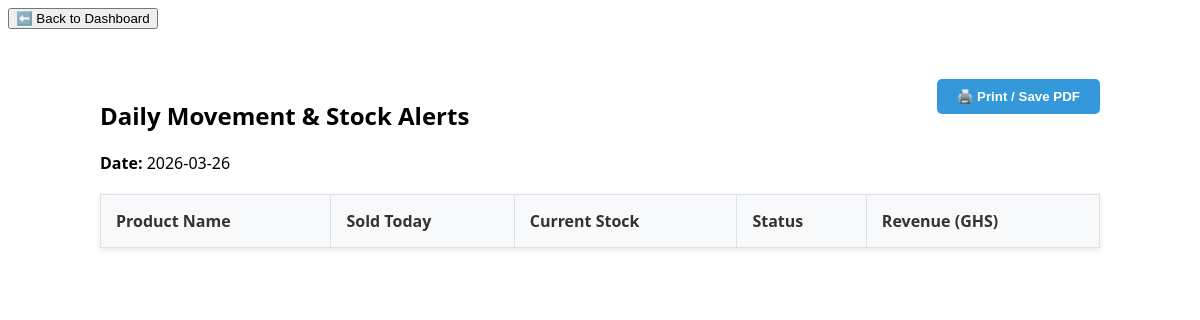
/reports/daily_items (signed in), run on an earlier commit of the app's database.
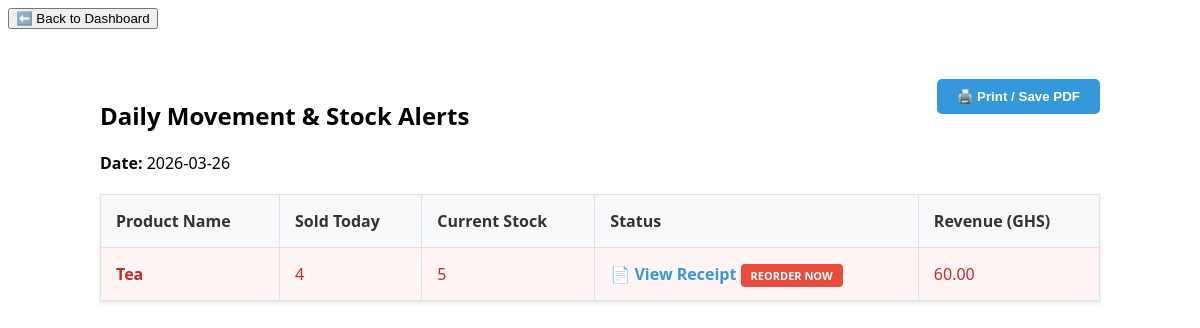
And on a later commit of the database.
### tables this page shows
CREATE TABLE products (
            id INTEGER PRIMARY KEY AUTOINCREMENT, 
            name TEXT NOT NULL,
            category TEXT DEFAULT 'General', 
            sell_price REAL NOT NULL, 
            quantity INTEGER NOT NULL CHECK(quantity >= 0),
            is_active INTEGER DEFAULT 1,
            min_stock_level INTEGER DEFAULT 5,
            date_added DATETIME DEFAULT (strftime('%Y-%m-%d %H:%M:%S', 'now')));

### app.py (the view)
@app.route('/reports/daily_items')
@admin_required
def daily_items_report():
    target_date = request.args.get('date', datetime.utcnow().strftime('%Y-%m-%d'))
    db = get_db()
    report_data = db.execute('''
        SELECT
            p.name,
            p.quantity,
            p.min_stock_level,
            SUM(s.quantity) as total_sold,
            SUM(s.total_price) as revenue
        FROM products p
        LEFT JOIN sales s ON p.id = s.product_id AND DATE(s.timestamp) = ?
        GROUP BY p.id
        HAVING total_sold > 0 OR p.quantity <= p.min_stock_level
        ORDER BY (p.quantity <= p.min_stock_level) DESC, total_sold DESC
    ''', (target_date,)).fetchall()
    return render_template('daily_items.html', items=report_data, date=target_date)

### app.py (called while the page is built)
def get_db():
    if 'db' not in g:
        g.db = sqlite3.connect(DATABASE)
        g.db.row_factory = sqlite3.Row
        g.db.execute("PRAGMA foreign_keys = ON")
    return g.db

@app.teardown_appcontext
def close_connection(exception):
    db = g.pop('db', None)
    if db is not None:
        db.close()

def admin_required(f):
    @wraps(f)
    def decorated_function(*args, **kwargs):
        if session.get('role') != 'Admin':
            flash("Unauthorized! Admin rights required.")
            return redirect(url_for('dashboard'))
        return f(*args, **kwargs)
    return decorated_function

@app.context_processor
def inject_shop():
    db = get_db()
    shop_data = db.execute("SELECT * FROM shop_settings WHERE id = 1").fetchone()
    return dict(shop=shop_data)

### templates/daily_items.html (shortened to what this page needs)
<div style="margin-bottom: 20px; display: flex; justify-content: space-between; align-items: center;">
    <button onclick="window.location.href='/dashboard'" class="btn-back">
        ⬅️ Back to Dashboard
    </button>
</div>
<div class="report-container">
    <button onclick="window.print()" class="btn-print">🖨️ Print / Save PDF</button>
    <h2>Daily Movement & Stock Alerts</h2>
    <p><strong>Date:</strong> {{ date }}</p>
    <table class="report-table">
        <thead>
            <tr>
                <th>Product Name</th>
                <th>Sold Today</th>
                <th>Current Stock</th>
                <th>Status</th>
                <th>Revenue (GHS)</th>
            </tr>
        </thead>
        <tbody>
            {% for item in items %}
            <tr class="{{ 'stock-critical' if item.quantity <= item.min_stock_level else '' }}">
                <td><strong>{{ item.name }}</strong></td>
                <td>{{ item.total_sold or 0 }}</td>
                <td>{{ item.quantity }}</td>
                <td>
                    <a href="/print_receipt/{{ item.transaction_id }}" target="_blank"
                       style="color: #3498db; text-decoration: none; font-weight: bold;">
                       📄 View Receipt
                    </a>
                    {% if item.quantity <= item.min_stock_level %}
                        <span class="badge-reorder">REORDER NOW</span>
                    {% else %}
                        <span class="badge-ok">✓ OK</span>
                    {% endif %}
                </td>
                <td>{{ "{:,.2f}".format(item.revenue or 0) }}</td>
            </tr>
            {% endfor %}
        </tbody>
    </table>
</div>

What changed in the data, as far as the page shows it:
added products: name "Tea", total_sold "4", quantity "5", min_stock_level "REORDER NOW", revenue "60.00"
